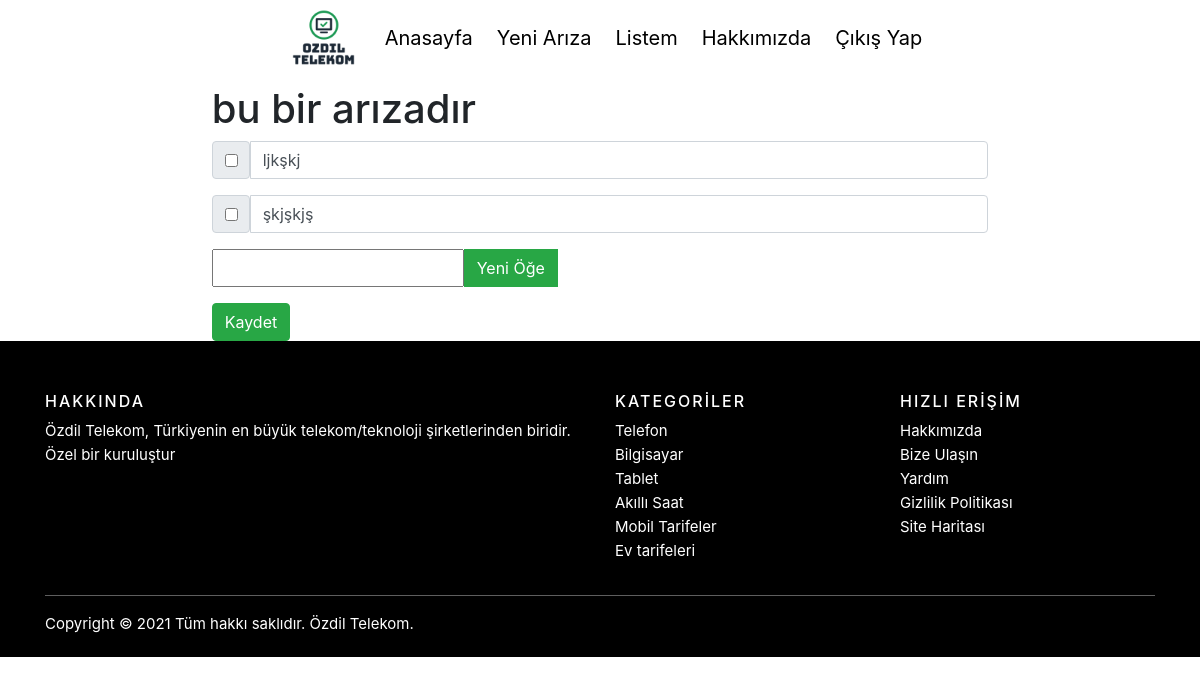
Screenshot of /4 (signed in) with the database file from the repository.
### root/models.py (models this page shows, shortened)
class ArizaKaydi(models.Model):
    user = models.ForeignKey(User,
                            on_delete=models.CASCADE,
                            related_name="ariza",
                            null=True)
    name = models.CharField(max_length=30)

class Item(models.Model):
    ariza = models.ForeignKey(ArizaKaydi, on_delete=models.CASCADE)
    text = models.CharField(max_length=1000)
    complete = models.BooleanField()

### root/views.py (the view, shortened to what this page needs)
# urls.py: path("<int:id>", views.index, name="index"),
def index(response, id):
    ls = ArizaKaydi.objects.get(id=id)
    if ls in response.user.ariza.all():
        return render(response, "root/list.html", {"ls": ls})
    return render(response, "root/home.html", {})

### root/templates/root/list.html (shortened to what this page needs)
{% extends "root/base.html" %}
{% block content %}
	<h1>{{ls.name}}</h1>
    <form action="#" method="post">
        {% for item in ls.item_set.all %}
        <div class="input-group mb-3">
            <div class="input-group-text">
                <div class="input-group-prepend">
                    {% if item.complete == True %}
                        <input type="checkbox" value="clicked" name="c{{item.id}}" checked>
                    {% else %}
                        <input type="checkbox" value="clicked" name="c{{item.id}}">
                    {% endif %}
                </div>
            </div>
            <input type="text" value="{{item.text}}" class="form-control">
        </div>
        {% endfor %}
        <div class="input-group mb-3">
            <div class="input-group-prepend">
                <input type="text" name="new">
                <button type="submit" name="newItem", value="newItem" class="btn btn-success">Yeni Öğe</button>
            </div>
        </div>
        <button type="submit" name="save" value="save" class="btn btn-success">Kaydet</button>
    </form>
{% endblock %}

### root/static/css/base.css (style rules this page uses)
* { margin: 0; padding: 0; }
html, body { top: 100px; height: 100%; }

### rows the page displays
ArizaKaydi: name "bu bir arızadır"
Item: text "ljkşkj"
Item: text "şkjşkjş"
